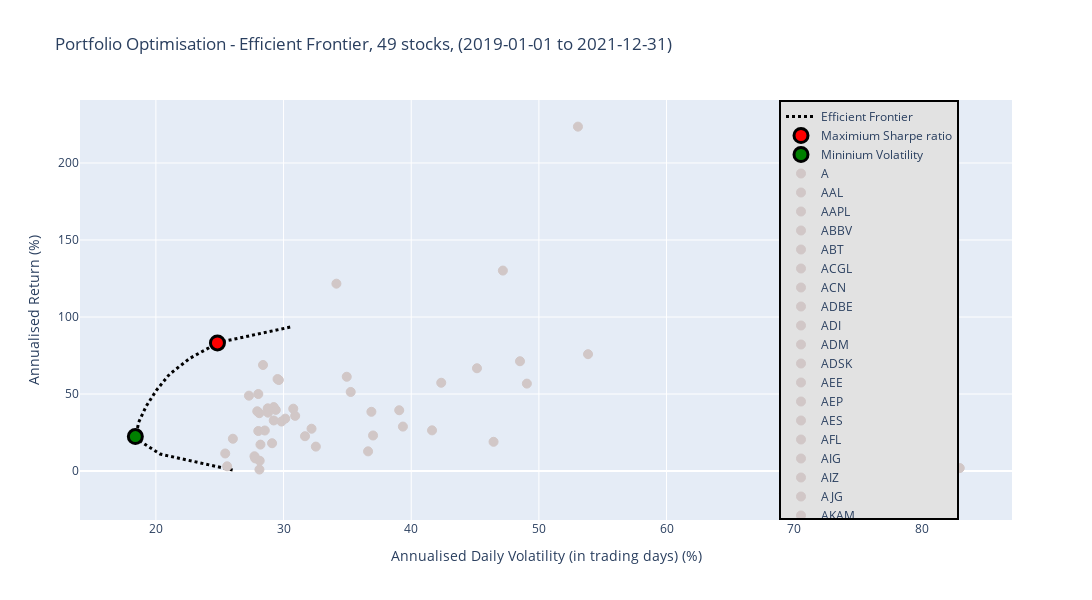

Here is the notebook cell this chart was saved with:
### Code cell
# Plot efficient frontier
efficientFrontierGraph(
    maxSR_return, maxSR_std, 
    minVol_return, minVol_std, 
    volatilityPerTargetReturn, targetReturns,
    stocksReturns, stocksStd
)

### Figure 1 — Plotly figure (JSON) as saved in the notebook; plotly's stock layout.template omitted (floating-point values rounded to 4 significant figures)
{"data": [{"line": {"color": "black", "dash": "dot", "width": 3}, "mode": "lines", "name": "Efficient Frontier", "type": "scatter", "x": [26.01, 20.33, 18.4, 18.65, 19.24, 20.04, 21.06, 22.65, 24.93, 30.74], "y": [0.66, 11.02, 21.38, 31.73, 42.09, 52.44, 62.8, 73.16, 83.51, 93.87]}, {"marker": {"color": "red", "line": {"color": "black", "width": 3}, "size": 14}, "mode": "markers", "name": "Maximium Sharpe ratio", "type": "scatter", "x": [24.82], "y": [83.18]}, {"marker": {"color": "green", "line": {"color": "black", "width": 3}, "size": 14}, "mode": "markers", "name": "Mininium Volatility", "type": "scatter", "x": [18.39], "y": [22.37]}, {"marker": {"color": "#d1c7c7", "line": {"color": "#d1c7c7", "width": 1}, "size": 9}, "mode": "markers", "name": "A", "type": "scatter", "x": [28.02], "y": [50.01]}, {"marker": {"color": "#d1c7c7", "line": {"color": "#d1c7c7", "width": 1}, "size": 9}, "mode": "markers", "name": "AAL", "type": "scatter", "x": [69.19], "y": [-14.49]}, {"marker": {"color": "#d1c7c7", "line": {"color": "#d1c7c7", "width": 1}, "size": 9}, "mode": "markers", "name": "AAPL", "type": "scatter", "x": [34.14], "y": [121.7]}, {"marker": {"color": "#d1c7c7", "line": {"color": "#d1c7c7", "width": 1}, "size": 9}, "mode": "markers", "name": "ABBV", "type": "scatter", "x": [28.02], "y": [26]}, {"marker": {"color": "#d1c7c7", "line": {"color": "#d1c7c7", "width": 1}, "size": 9}, "mode": "markers", "name": "ABT", "type": "scatter", "x": [28.1], "y": [37.58]}, {"marker": {"color": "#d1c7c7", "line": {"color": "#d1c7c7", "width": 1}, "size": 9}, "mode": "markers", "name": "ACGL", "type": "scatter", "x": [37.01], "y": [23.09]}, {"marker": {"color": "#d1c7c7", "line": {"color": "#d1c7c7", "width": 1}, "size": 9}, "mode": "markers", "name": "ACN", "type": "scatter", "x": [28.39], "y": [68.86]}, {"marker": {"color": "#d1c7c7", "line": {"color": "#d1c7c7", "width": 1}, "size": 9}, "mode": "markers", "name": "ADBE", "type": "scatter", "x": [35.26], "y": [51.35]}, {"marker": {"color": "#d1c7c7", "line": {"color": "#d1c7c7", "width": 1}, "size": 9}, "mode": "markers", "name": "ADI", "type": "scatter", "x": [36.88], "y": [38.47]}, {"marker": {"color": "#d1c7c7", "line": {"color": "#d1c7c7", "width": 1}, "size": 9}, "mode": "markers", "name": "ADM", "type": "scatter", "x": [28.53], "y": [26.32]}, {"marker": {"color": "#d1c7c7", "line": {"color": "#d1c7c7", "width": 1}, "size": 9}, "mode": "markers", "name": "ADSK", "type": "scatter", "x": [39.06], "y": [39.48]}, {"marker": {"color": "#d1c7c7", "line": {"color": "#d1c7c7", "width": 1}, "size": 9}, "mode": "markers", "name": "AEE", "type": "scatter", "x": [28.19], "y": [17.17]}, {"marker": {"color": "#d1c7c7", "line": {"color": "#d1c7c7", "width": 1}, "size": 9}, "mode": "markers", "name": "AEP", "type": "scatter", "x": [25.43], "y": [11.42]}, {"marker": {"color": "#d1c7c7", "line": {"color": "#d1c7c7", "width": 1}, "size": 9}, "mode": "markers", "name": "AES", "type": "scatter", "x": [39.35], "y": [28.87]}, {"marker": {"color": "#d1c7c7", "line": {"color": "#d1c7c7", "width": 1}, "size": 9}, "mode": "markers", "name": "AFL", "type": "scatter", "x": [36.62], "y": [12.78]}, {"marker": {"color": "#d1c7c7", "line": {"color": "#d1c7c7", "width": 1}, "size": 9}, "mode": "markers", "name": "AIG", "type": "scatter", "x": [46.45], "y": [18.99]}, {"marker": {"color": "#d1c7c7", "line": {"color": "#d1c7c7", "width": 1}, "size": 9}, "mode": "markers", "name": "AIZ", "type": "scatter", "x": [32.19], "y": [27.48]}, {"marker": {"color": "#d1c7c7", "line": {"color": "#d1c7c7", "width": 1}, "size": 9}, "mode": "markers", "name": "AJG", "type": "scatter", "x": [27.29], "y": [48.94]}, {"marker": {"color": "#d1c7c7", "line": {"color": "#d1c7c7", "width": 1}, "size": 9}, "mode": "markers", "name": "AKAM", "type": "scatter", "x": [29.23], "y": [32.84]}, {"marker": {"color": "#d1c7c7", "line": {"color": "#d1c7c7", "width": 1}, "size": 9}, "mode": "markers", "name": "ALB", "type": "scatter", "x": [48.52], "y": [71.3]}, {"marker": {"color": "#d1c7c7", "line": {"color": "#d1c7c7", "width": 1}, "size": 9}, "mode": "markers", "name": "ALGN", "type": "scatter", "x": [53.85], "y": [75.88]}, {"marker": {"color": "#d1c7c7", "line": {"color": "#d1c7c7", "width": 1}, "size": 9}, "mode": "markers", "name": "ALL", "type": "scatter", "x": [29.1], "y": [18.07]}, {"marker": {"color": "#d1c7c7", "line": {"color": "#d1c7c7", "width": 1}, "size": 9}, "mode": "markers", "name": "ALLE", "type": "scatter", "x": [31.68], "y": [22.62]}, {"marker": {"color": "#d1c7c7", "line": {"color": "#d1c7c7", "width": 1}, "size": 9}, "mode": "markers", "name": "AMAT", "type": "scatter", "x": [47.18], "y": [130.2]}, {"marker": {"color": "#d1c7c7", "line": {"color": "#d1c7c7", "width": 1}, "size": 9}, "mode": "markers", "name": "AMCR", "type": "scatter", "x": [32.53], "y": [15.87]}, {"marker": {"color": "#d1c7c7", "line": {"color": "#d1c7c7", "width": 1}, "size": 9}, "mode": "markers", "name": "AMD", "type": "scatter", "x": [53.06], "y": [223.6]}, {"marker": {"color": "#d1c7c7", "line": {"color": "#d1c7c7", "width": 1}, "size": 9}, "mode": "markers", "name": "AME", "type": "scatter", "x": [30.76], "y": [40.48]}, {"marker": {"color": "#d1c7c7", "line": {"color": "#d1c7c7", "width": 1}, "size": 9}, "mode": "markers", "name": "AMGN", "type": "scatter", "x": [27.72], "y": [9.61]}, {"marker": {"color": "#d1c7c7", "line": {"color": "#d1c7c7", "width": 1}, "size": 9}, "mode": "markers", "name": "AMP", "type": "scatter", "x": [45.15], "y": [66.74]}, {"marker": {"color": "#d1c7c7", "line": {"color": "#d1c7c7", "width": 1}, "size": 9}, "mode": "markers", "name": "AMT", "type": "scatter", "x": [29.84], "y": [32.15]}, {"marker": {"color": "#d1c7c7", "line": {"color": "#d1c7c7", "width": 1}, "size": 9}, "mode": "markers", "name": "AMZN", "type": "scatter", "x": [29.39], "y": [39.71]}, {"marker": {"color": "#d1c7c7", "line": {"color": "#d1c7c7", "width": 1}, "size": 9}, "mode": "markers", "name": "ANET", "type": "scatter", "x": [42.35], "y": [57.32]}, {"marker": {"color": "#d1c7c7", "line": {"color": "#d1c7c7", "width": 1}, "size": 9}, "mode": "markers", "name": "ANSS", "type": "scatter", "x": [34.95], "y": [61.22]}, {"marker": {"color": "#d1c7c7", "line": {"color": "#d1c7c7", "width": 1}, "size": 9}, "mode": "markers", "name": "AON", "type": "scatter", "x": [28.78], "y": [37.93]}, {"marker": {"color": "#d1c7c7", "line": {"color": "#d1c7c7", "width": 1}, "size": 9}, "mode": "markers", "name": "AOS", "type": "scatter", "x": [30.91], "y": [35.83]}, {"marker": {"color": "#d1c7c7", "line": {"color": "#d1c7c7", "width": 1}, "size": 9}, "mode": "markers", "name": "APA", "type": "scatter", "x": [82.97], "y": [1.94]}, {"marker": {"color": "#d1c7c7", "line": {"color": "#d1c7c7", "width": 1}, "size": 9}, "mode": "markers", "name": "APD", "type": "scatter", "x": [30.13], "y": [34.03]}, {"marker": {"color": "#d1c7c7", "line": {"color": "#d1c7c7", "width": 1}, "size": 9}, "mode": "markers", "name": "APH", "type": "scatter", "x": [29.23], "y": [41.52]}, {"marker": {"color": "#d1c7c7", "line": {"color": "#d1c7c7", "width": 1}, "size": 9}, "mode": "markers", "name": "APTV", "type": "scatter", "x": [49.06], "y": [56.77]}, {"marker": {"color": "#d1c7c7", "line": {"color": "#d1c7c7", "width": 1}, "size": 9}, "mode": "markers", "name": "ARE", "type": "scatter", "x": [27.94], "y": [38.81]}, {"marker": {"color": "#d1c7c7", "line": {"color": "#d1c7c7", "width": 1}, "size": 9}, "mode": "markers", "name": "ATO", "type": "scatter", "x": [27.78], "y": [8.23]}, {"marker": {"color": "#d1c7c7", "line": {"color": "#d1c7c7", "width": 1}, "size": 9}, "mode": "markers", "name": "AWK", "type": "scatter", "x": [28.76], "y": [40.72]}, {"marker": {"color": "#d1c7c7", "line": {"color": "#d1c7c7", "width": 1}, "size": 9}, "mode": "markers", "name": "AXP", "type": "scatter", "x": [41.63], "y": [26.42]}, {"marker": {"color": "#d1c7c7", "line": {"color": "#d1c7c7", "width": 1}, "size": 9}, "mode": "markers", "name": "GOOG", "type": "scatter", "x": [29.53], "y": [59.73]}, {"marker": {"color": "#d1c7c7", "line": {"color": "#d1c7c7", "width": 1}, "size": 9}, "mode": "markers", "name": "GOOGL", "type": "scatter", "x": [29.63], "y": [59.08]}, {"marker": {"color": "#d1c7c7", "line": {"color": "#d1c7c7", "width": 1}, "size": 9}, "mode": "markers", "name": "LNT", "type": "scatter", "x": [26.03], "y": [20.98]}, {"marker": {"color": "#d1c7c7", "line": {"color": "#d1c7c7", "width": 1}, "size": 9}, "mode": "markers", "name": "MMM", "type": "scatter", "x": [28.11], "y": [0.97]}, {"marker": {"color": "#d1c7c7", "line": {"color": "#d1c7c7", "width": 1}, "size": 9}, "mode": "markers", "name": "MO", "type": "scatter", "x": [28.13], "y": [6.71]}, {"marker": {"color": "#d1c7c7", "line": {"color": "#d1c7c7", "width": 1}, "size": 9}, "mode": "markers", "name": "T", "type": "scatter", "x": [25.58], "y": [3.09]}], "layout": {"height": 600, "legend": {"bgcolor": "#E2E2E2", "bordercolor": "black", "borderwidth": 2, "traceorder": "normal", "x": 0.75, "y": 0}, "showlegend": true, "title": {"text": "Portfolio Optimisation - Efficient Frontier, 49 stocks, (2019-01-01 to 2021-12-31)"}, "width": 1400, "xaxis": {"title": {"text": "Annualised Daily Volatility (in trading days) (%)"}}, "yaxis": {"title": {"text": "Annualised Return (%)"}}}}
